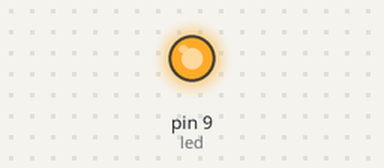
Recording of a sketch running on a simulated Arduino Uno, built with avr-gcc and run on an emulated ATmega328P. Parts: output pins drawn as LEDs (lit = HIGH). Pins used as bus, display or sensor lines are not drawn.

Above: at 0.02 s.
At 5.0 s:
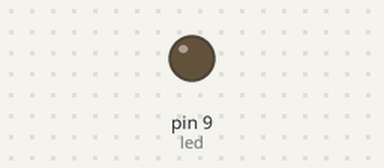
Timing chart, 0 to 13.1 s (numbered marks = the images above):
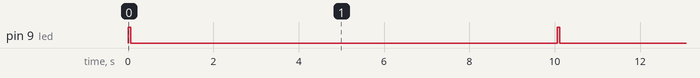

The sketch:

infrared_send.ino
```cpp
int ir_out = 13;
int led = 9;

// エアコンオン（冷房、26度 微）
//unsigned int data[] = {342,163,47,120,50,33,48,40,44,40,36,48,36,45,46,40,44,39,46,40,41,40,44,35,40,45,40,127,38,48,46,39,44,34,46,39,44,40,44,40,44,40,36,48,46,40,41,40,44,39,44,39,44,39,36,47,45,39,47,34,39,48,44,120,48,39,47,119,46,121,47,122,46,122,45,120,47,121,47,40,46,118,48,120,48,122,36,129,48,120,39,129,49,118,39,130,46,121,49,40,41,40,35,47,45,39,36,47,44,40,46,40,43,35,46,40,44,37,49,119,49,119,47,35,50,36,45,121,38,131,44,121,38,130,46,37,38,48,46,118,47,121,49,40,43,38,46,34,39,129,47,39,44,40,36,130,47,39,44,39,44,122,38,129,49,35,38,129,39,131,36,48,43,121,49,118,47,40,46,118,39,130,48,35,41,45,44,123,44,40,43,40,36,48,44,40,36,45,38,129,38,130,46,40,44,122,44,122,47,122,37,48,36,48,44,35,50,119,38,48,44,121,47,123,47,37,44,123,44,120,48,120,47,35,40,129,46,36,48,40,44,121,47,40,38,44,37,47,44,42,33,45,38,48,44,39,36,48,36,129,50,118,38,129,39,129,41,126,47,121,39,131,36,129,47,36,50,34,39,48,36,48,46,34,38,48,36,48,44,38,37,129,39,129,41,126,49,119,46,121,50,118,46,121,47,121,38,48,36,48,46,40,36,45,36,47,38,48,33,48,36,48,44,122,37,129,38,130,46,123,37,129,39,130,41,127,41,127,38,48,35,48,44,40,36,47,44,39,36,48,38,48,36,45,35,129,39,131,36,130,38,129,39,131,37,129,39,129,39,131,36,46,38,48,35,48,36,48,36,45,38,45,38,48,36,48,36,129,49,118,47,121,47,120,38,129,50,118,39,130,46,120,47,121,49,118,38,48,35,48,35,129,38,48,35,47,44,36,47,40,43,40,44,121,38,129,39,45,49,119,38,128,47,121,38,130,38,48,35,47,36,48,35,129,47,40,36,129,47,121,38,49,38,126,47,121,38,129,38,49,38,126,38,49,35,49,35,47,44,35,40,48,44,40,36,48,36,45,38,48,36,45,38,129,41,127,41,126,39,129,38,130,40,127,38,130,38,129,39,48,35,48,35,48,38,45,36,47,36,48,36,48,38,48,33,129,39,129,42,126,41,126,38,130,41,127,38,130,38,129,41};

// エアコンオフ
//unsigned int data[] = {347,158,53,114,53,28,55,28,56,28,56,26,57,35,49,26,57,26,57,26,57,26,57,26,57,28,56,115,53,34,49,27,56,28,55,28,55,26,56,28,55,28,56,26,57,28,56,26,58,34,48,26,57,26,57,28,56,26,57,28,56,26,57,115,53,35,48,117,51,115,53,115,53,116,52,115,52,115,53,28,55,115,52,115,53,115,53,115,53,115,53,117,50,117,51,116,52,115,52,28,56,28,55,26,57,28,55,29,54,28,56,26,57,28,56,29,54,28,56,116,52,115,52,28,55,28,56,116,52,115,53,115,53,115,52,28,56,28,55,115,53,115,52,28,55,28,55,28,55,115,53,28,55,29,55,116,52,28,56,28,55,116,52,115,52,29,55,115,53,115,53,27,55,116,52,115,53,28,55,115,53,115,53,28,55,29,55,116,52,28,55,26,57,28,55,28,55,29,55,116,52,116,52,28,55,115,53,114,53,115,53,28,55,28,55,28,56,116,52,28,55,115,53,116,52,28,55,116,52,117,51,116,53,28,55,115,53,34,48,28,55,116,52,28,55,28,55,26,57,28,56,28,55,28,55,35,48,28,56,116,52,115,52,116,52,116,53,115,53,115,52,116,52,115,53,28,55,28,56,28,56,28,55,28,55,28,55,28,55,28,55,116,52,116,52,116,53,115,52,115,53,115,53,115,52,115,52,29,55,28,56,28,55,28,55,28,55,29,55,28,55,29,55,116,52,115,53,116,52,115,53,115,53,115,52,115,53,115,53,27,56,29,55,28,56,28,55,28,55,28,56,28,56,28,55,116,52,115,53,116,52,115,52,115,53,119,49,115,53,115,52,26,57,28,55,26,57,28,56,29,55,28,55,28,55,29,54,117,50,115,52,116,52,116,53,115,53,115,52,115,53,115,53,115,52,115,53,28,55,28,56,28,55,28,56,115,52,28,55,28,56,29,55,116,52,116,52,116,53,115,52,28,56,115,52,116,53,28,55,28,56,28,56,28,56,28,56,115,52,116,52,28,55,115,53,115,53,115,53,115,52,115,53,27,56,28,56,28,56,28,55,29,55,26,57,28,55,28,56,26,57,28,56,115,53,115,52,116,51,115,52,117,51,116,53,115,53,115,52,28,55,29,55,29,55,28,56,28,56,28,55,28,55,28,55,115,53,115,53,117,51,115,52,115,53,117,50,115,53,115,52};

//TV制御ボタン
//unsigned int dataOn[] = {356,166,48,39,48,125,51,36,51,35,49,38,48,38,50,36,48,38,48,38,48,38,48,38,52,35,51,36,51,123,48,38,51,36,51,36,50,35,48,38,51,36,48,38,51,36,50,36,51,123,51,36,51,35,51,36,51,36,50,36,48,38,49,38,51,35,48,126,50,36,51,123,50,123,51,124,50,122,48,38,48,38,48,125,51,36,48,125,51,122,51,122,51,122,51,36,47,125,48,7471,356,166,48,38,48,125,48,38,51,36,48,38,51,36,51,36,51,35,51,36,48,38,48,38,50,36,51,36,49,124,51,36,51,36,50,36,48,38,48,38,50,36,48,38,48,38,48,38,51,123,51,35,48,38,51,35,51,36,51,36,48,38,48,38,51,36,48,125,51,36,51,123,48,125,51,122,51,122,48,38,49,38,51,122,48,38,48,125,51,123,50,122,48,126,50,36,51,122,53,7465,353,168,51,36,51,122,50,36,51,36,50,36,50,36,51,36,50,36,51,36,51,35,51,36,50,36,51,36,50,123,51,36,51,36,48,38,50,36,50,36,51,36,50,36,51,36,51,35,51,123,48,39,50,36,51,36,48,38,51,36,51,36,50,36,51,36,50,123,51,36,48,125,51,123,48,125,51,122,51,36,51,36,48,125,51,36,51,123,50,122,51,122,48,125,51,35,51,122,51};
unsigned int data4[] = {353,166,51,36,50,122,49,38,51,36,51,36,50,36,51,36,51,35,51,35,52,36,50,36,51,36,51,36,51,123,51,36,48,38,50,36,48,38,48,38,51,35,51,36,48,38,51,36,51,123,51,122,51,35,51,36,48,125,51,36,50,35,48,38,51,36,48,125,51,123,51,35,51,36,48,38,48,38,48,125,51,36,51,35,51,123,51,36,51,123,48,38,51,36,51,122,51,122,51};
unsigned int data6[] = {353,169,51,36,47,125,51,36,50,35,48,38,48,38,51,36,48,38,51,36,51,36,48,38,48,38,48,38,51,123,50,36,51,36,51,36,48,38,51,36,50,36,51,36,51,35,51,36,48,125,51,122,52,35,51,36,48,125,51,36,51,36,50,36,48,38,48,126,51,36,50,123,51,36,48,38,48,38,48,125,51,36,48,38,49,38,51,122,48,126,48,38,51,36,48,125,48,126,51};

int last = 0;
unsigned long us = micros();

// セットアップ
void setup() {
  pinMode(ir_out, OUTPUT);
  pinMode(led, OUTPUT);
}

// dataからリモコン信号を送信
void sendSignal(int channel) {
  int dataSize = sizeof(data4) / sizeof(data4[0]);
  unsigned int data[dataSize];
  if(channel == 4){
    for(int i = 0; i < dataSize; i++){
      data[i] = data4[i];
    }
  }
  else{
    for(int i = 0; i < dataSize; i++){
      data[i] = data6[i];
    }
  }
  //int dataSize = sizeof(data) / sizeof(data[0]);
  for (int cnt = 0; cnt < dataSize; cnt++) {
    unsigned long len = data[cnt]*10;  // dataは10us単位でON/OFF時間を記録している
    unsigned long us = micros();
    do {
      digitalWrite(ir_out, 1 - (cnt&1)); // cntが偶数なら赤外線ON、奇数ならOFFのまま
      delayMicroseconds(8);  // キャリア周波数38kHzでON/OFFするよう時間調整
      digitalWrite(ir_out, 0);
      delayMicroseconds(7);
    } while (long(us + len - micros()) > 0); // 送信時間に達するまでループ
  }
}

void loop() {
  digitalWrite(led, HIGH);
  sendSignal(4);
  digitalWrite(led, LOW);
  delay(10000);
  digitalWrite(led, HIGH);
  sendSignal(6);
  digitalWrite(led, LOW);
  delay(10000);
}
```

Measured:
- by itself, pin 9 (led): alternates HIGH for 0.06 s and LOW for 10.0 s
